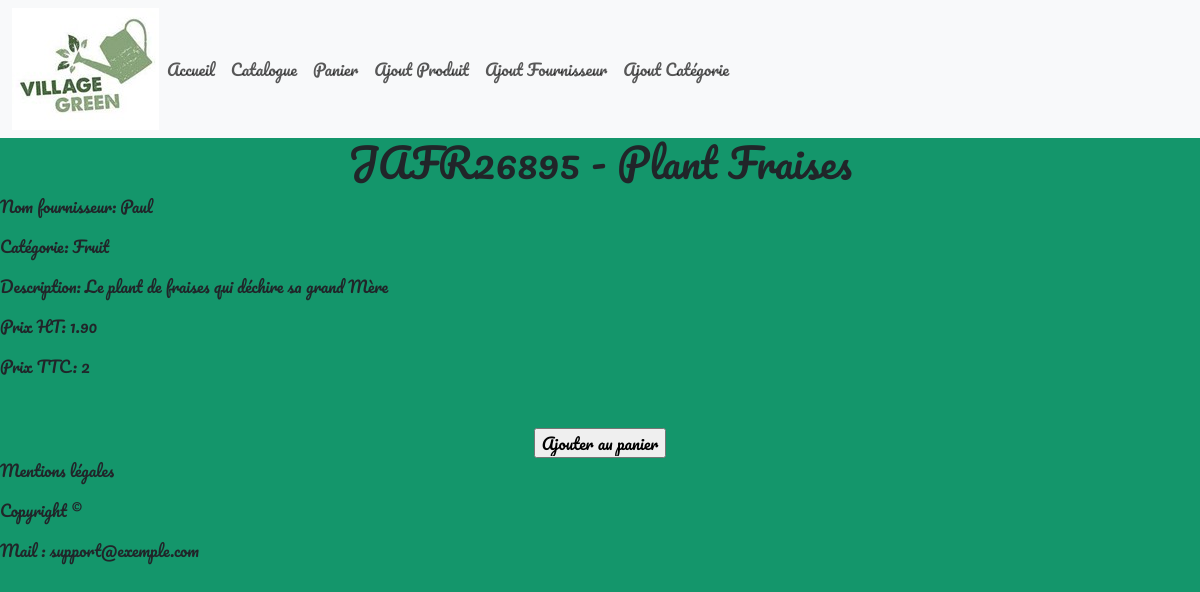
/consult_produit.php?id=4, run on the app's committed database.
### tables this page shows
CREATE TABLE `t_d_produit` (
  `Id_Produit` int(11) NOT NULL,
  `Taux_TVA` decimal(15,2) NOT NULL,
  `Nom_Long` varchar(250) NOT NULL,
  `Nom_court` varchar(50) NOT NULL,
  `Ref_fournisseur` varchar(250) NOT NULL,
  `Photo` varchar(250) DEFAULT NULL,
  `Prix_Achat` decimal(15,2) NOT NULL,
  `Id_Fournisseur` int(11) NOT NULL,
  `Id_Categorie` int(11) NOT NULL
);

CREATE TABLE `t_d_fournisseur` (
  `Id_Fournisseur` int(11) NOT NULL,
  `Nom_Fournisseur` varchar(50) NOT NULL
);

CREATE TABLE `t_d_categorie` (
  `Id_Categorie` int(11) NOT NULL,
  `Libelle` varchar(50) NOT NULL,
  `Id_Categorie_Parent` int(11) DEFAULT NULL
);

### consult_produit.php (the view, shortened to what this page needs)
<?php
$host = "localhost";
$user = "root";
$pwd = "";
$dbname = "greengarden";
try {
    $conn = new PDO("mysql:host=$host;dbname=$dbname", $user, $pwd);
} catch (PDOException $e) {
    echo "Connection failed " . $e->getMessage();
}
if (isset($_GET['id'])) {
    $id_produit = $_GET['id'];
    try {
        $stmt = $conn->prepare("SELECT * FROM t_d_produit where Id_produit=:id");
        $stmt->bindValue(':id', $id_produit);
        $stmt->execute();
        $produit = $stmt->fetch(PDO::FETCH_ASSOC);
        $stmt = $conn->prepare("SELECT * FROM t_d_categorie where Id_Categorie=:idcat");
        $stmt->bindValue(':idcat', $produit['Id_Categorie']);
        $stmt->execute();
        $categorie = $stmt->fetch(PDO::FETCH_ASSOC);
        $stmt = $conn->prepare("SELECT * FROM t_d_fournisseur where Id_Fournisseur=:idfour");
        $stmt->bindValue(':idfour', $produit['Id_Fournisseur']);
        $stmt->execute();
        $fournisseur = $stmt->fetch(PDO::FETCH_ASSOC);
    } catch (PDOException $e) {
        echo
        "Erreur: " . $e->getMessage();
        exit();
    }
} else {
    echo "Produit non spécifié";
    exit;
}
?>
<?php include 'header.php'; ?>
<h1><?php echo $produit['Ref_fournisseur'] . " - " . $produit['Nom_court']; ?></h1>
<p>Nom fournisseur: <?php echo $fournisseur['Nom_Fournisseur']; ?></p>
<p>Catégorie: <?php echo $categorie['Libelle']; ?></p>
<p>Description: <?php echo $produit['Nom_Long']; ?></p>
<p>Prix HT: <?php echo $produit['Prix_Achat']; ?></p>
<?php
$calculTVA = $produit['Prix_Achat'] * $produit['Taux_TVA'] / 100;
$prixTTC = $produit['Prix_Achat'] + $calculTVA;
?>
<p>Prix TTC: <?php echo round($prixTTC, 2); ?></p>
<form method="POST" action="ajout_panier.php">
    <input type="submit" value="Ajouter au panier">
</form>
</body>
<?php include 'footer.php'; ?>

### style/style.css (style rules this page uses)
body { background-color: rgb(20, 150, 107); font-family: 'Pacifico', cursive; }
form { text-align:center; margin-top: 50px; }
h1 { text-align: center; }

### data on the page
t_d_produit: Ref_fournisseur "JAFR26895", Nom_court "Plant Fraises", Nom_Long "Le plant de fraises qui déchire sa grand Mère", Prix_Achat "1.90", prixTTC "2"
t_d_fournisseur: Nom_Fournisseur "Paul"
t_d_categorie: Libelle "Fruit"
